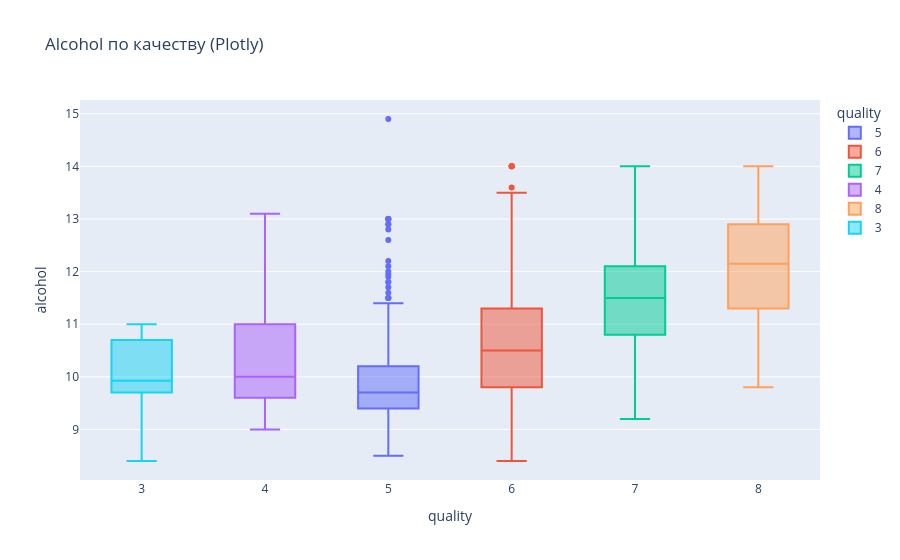

The notebook cell saved with this chart:
### Code cell
fig = px.box(df, x='quality', y='alcohol', color='quality', 
             title='Alcohol по качеству (Plotly)')
fig.show()

### Figure 1 — Plotly figure (JSON) as saved in the notebook; plotly's stock layout.template omitted (floating-point values rounded to 4 significant figures; data arrays with more than 128 entries replaced by an {"elided": "..."} marker saying what was removed)
{"data": [{"alignmentgroup": "True", "hovertemplate": "quality=%{x}<br>alcohol=%{y}<extra></extra>", "legendgroup": "5", "marker": {"color": "#636efa"}, "name": "5", "notched": false, "offsetgroup": "5", "orientation": "v", "showlegend": true, "type": "box", "x": {"elided": "681 int values"}, "x0": " ", "xaxis": "x", "y": {"elided": "681 float values"}, "y0": " ", "yaxis": "y"}, {"alignmentgroup": "True", "hovertemplate": "quality=%{x}<br>alcohol=%{y}<extra></extra>", "legendgroup": "6", "marker": {"color": "#EF553B"}, "name": "6", "notched": false, "offsetgroup": "6", "orientation": "v", "showlegend": true, "type": "box", "x": {"elided": "638 int values"}, "x0": " ", "xaxis": "x", "y": {"elided": "638 float values"}, "y0": " ", "yaxis": "y"}, {"alignmentgroup": "True", "hovertemplate": "quality=%{x}<br>alcohol=%{y}<extra></extra>", "legendgroup": "7", "marker": {"color": "#00cc96"}, "name": "7", "notched": false, "offsetgroup": "7", "orientation": "v", "showlegend": true, "type": "box", "x": {"elided": "199 int values"}, "x0": " ", "xaxis": "x", "y": {"elided": "199 float values"}, "y0": " ", "yaxis": "y"}, {"alignmentgroup": "True", "hovertemplate": "quality=%{x}<br>alcohol=%{y}<extra></extra>", "legendgroup": "4", "marker": {"color": "#ab63fa"}, "name": "4", "notched": false, "offsetgroup": "4", "orientation": "v", "showlegend": true, "type": "box", "x": [4, 4, 4, 4, 4, 4, 4, 4, 4, 4, 4, 4, 4, 4, 4, 4, 4, 4, 4, 4, 4, 4, 4, 4, 4, 4, 4, 4, 4, 4, 4, 4, 4, 4, 4, 4, 4, 4, 4, 4, 4, 4, 4, 4, 4, 4, 4, 4, 4, 4, 4, 4, 4], "x0": " ", "xaxis": "x", "y": [9.0, 9.8, 9.3, 13.1, 9.2, 9.1, 10.5, 9.4, 9.2, 9.0, 9.1, 11.4, 10.4, 9.4, 9.8, 9.6, 9.6, 10.0, 10.0, 11.3, 11.0, 11.0, 9.6, 9.7, 11.2, 11.4, 10.9, 9.9, 10.0, 10.9, 9.2, 10.4, 11.5, 11.2, 9.6, 9.3, 11.5, 9.6, 11.8, 11.2, 9.6, 12.0, 9.7, 11.1, 9.8, 10.4, 11.0, 10.0, 11.0, 10.1, 10.3, 10.9, 9.05], "y0": " ", "yaxis": "y"}, {"alignmentgroup": "True", "hovertemplate": "quality=%{x}<br>alcohol=%{y}<extra></extra>", "legendgroup": "8", "marker": {"color": "#FFA15A"}, "name": "8", "notched": false, "offsetgroup": "8", "orientation": "v", "showlegend": true, "type": "box", "x": [8, 8, 8, 8, 8, 8, 8, 8, 8, 8, 8, 8, 8, 8, 8, 8, 8, 8], "x0": " ", "xaxis": "x", "y": [12.8, 12.6, 12.9, 9.8, 13.4, 11.7, 11.0, 11.0, 14.0, 12.7, 12.5, 11.8, 13.1, 11.7, 14.0, 10.0, 11.3, 11.4], "y0": " ", "yaxis": "y"}, {"alignmentgroup": "True", "hovertemplate": "quality=%{x}<br>alcohol=%{y}<extra></extra>", "legendgroup": "3", "marker": {"color": "#19d3f3"}, "name": "3", "notched": false, "offsetgroup": "3", "orientation": "v", "showlegend": true, "type": "box", "x": [3, 3, 3, 3, 3, 3, 3, 3, 3, 3], "x0": " ", "xaxis": "x", "y": [9.0, 8.4, 10.7, 9.9, 11.0, 10.9, 9.8, 9.7, 10.2, 9.95], "y0": " ", "yaxis": "y"}], "layout": {"boxmode": "overlay", "legend": {"title": {"text": "quality"}, "tracegroupgap": 0}, "title": {"text": "Alcohol по качеству (Plotly)"}, "xaxis": {"anchor": "y", "categoryarray": [5, 6, 7, 4, 8, 3], "categoryorder": "array", "domain": [0, 1], "title": {"text": "quality"}}, "yaxis": {"anchor": "x", "domain": [0, 1], "title": {"text": "alcohol"}}}}
